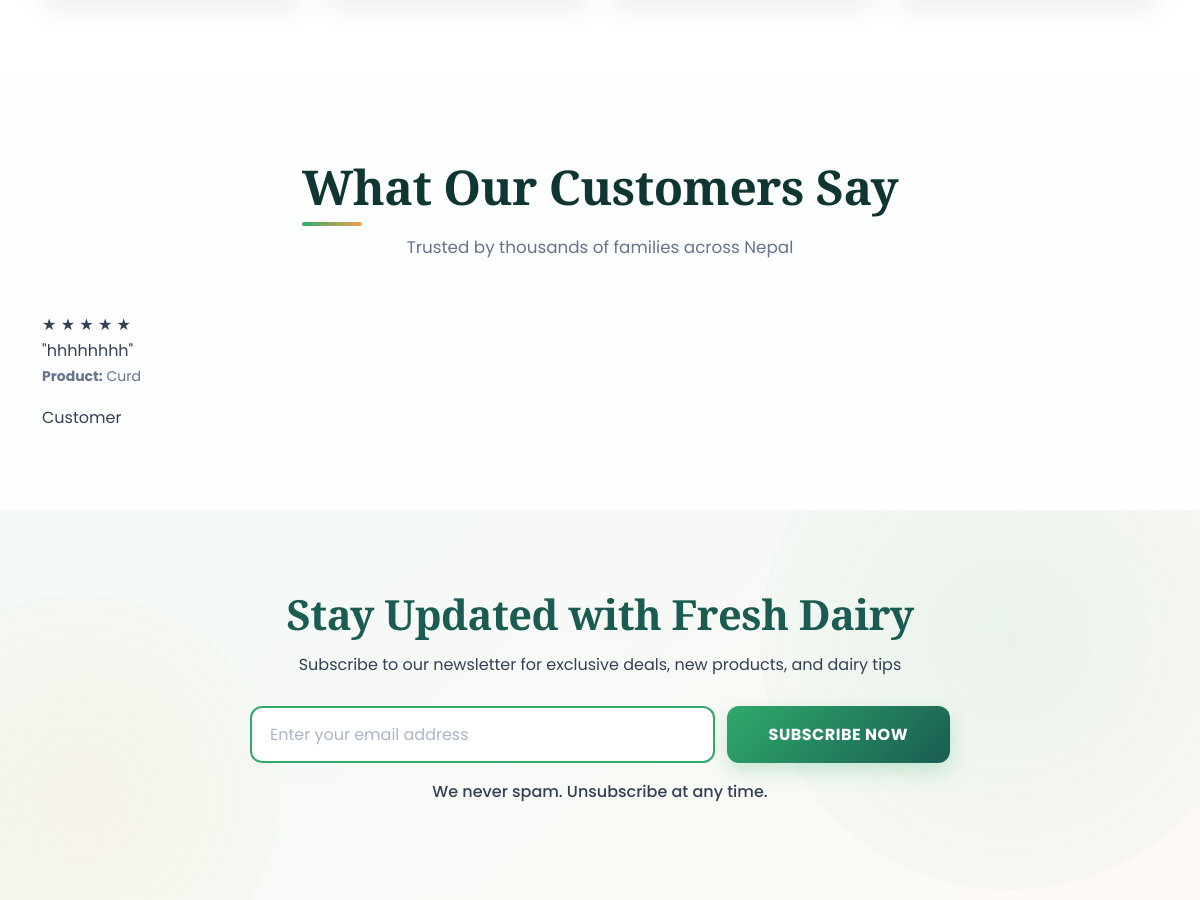
The app's page / (middle part), older data.
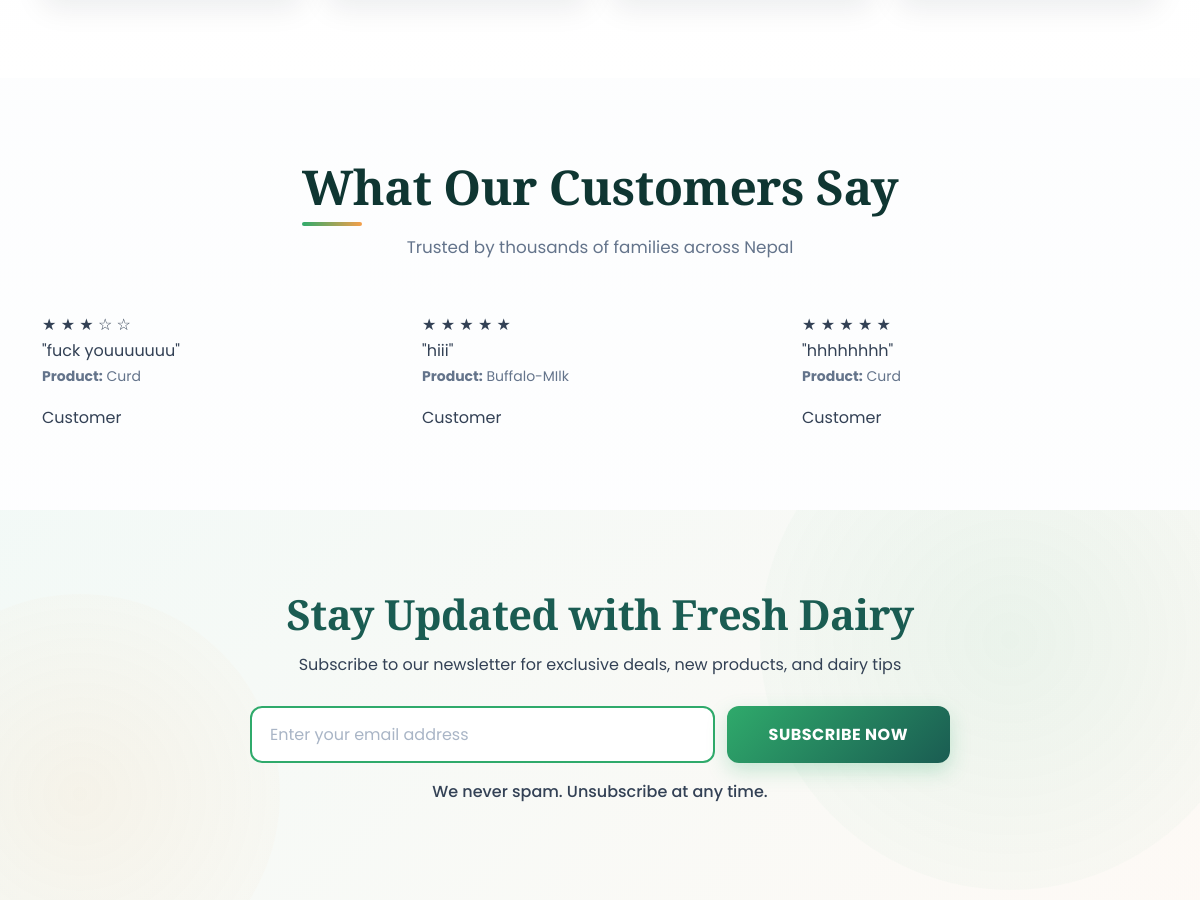
The same page, newer data.
### app/models.py (models this page shows, shortened)
class ProductReview(models.Model):
    product = models.ForeignKey(Product, on_delete=models.CASCADE, related_name='reviews')
    user = models.ForeignKey(User, on_delete=models.CASCADE)
    rating = models.PositiveSmallIntegerField(validators=[MinValueValidator(1), MaxValueValidator(5)])
    title = models.CharField(max_length=120, blank=True)
    body = models.TextField(blank=True)
    created_at = models.DateTimeField(auto_now_add=True)
    class Meta:
        unique_together = ('product', 'user')
        ordering = ['-created_at']

class Product(models.Model):
    title = models.CharField(max_length=100)
    selling_price = models.FloatField()
    discounted_price = models.FloatField()
    description = models.TextField()
    composition = models.TextField(default='')
    prodapp = models.TextField(default='')
    category = models.CharField(choices=CATEGORY_CHOICES, max_length=2)
    product_image = models.ImageField(upload_to='product')
    farmer = models.ForeignKey('Farmer', on_delete=models.SET_NULL, null=True, blank=True, related_name='products')

### app/views.py (the view)
# urls.py: path('', views.home, name='home'),
def home(request):
    reviews = ProductReview.objects.select_related('user', 'product').order_by('-created_at')[:6]
    return render(request,"app/home.html",{'reviews': reviews})

### app/context_processors.py (called while the page is built)
def cart_item_count(request):
    totalitem = 0
    if request.user.is_authenticated:
        totalitem = Cart.objects.filter(user=request.user).count()
    return {'totalitem': totalitem}

### app/templates/app/home.html (shortened to what this page needs)
{% extends "app/base.html" %}
{% load static %}
{% block main-content %}
<section class="section subscribe-save-section">
</section>
<section class="section">
    <div class="container">
        <div class="text-center mb-5">
            <h2 class="section-title">What Our Customers Say</h2>
            <p class="section-lead">Trusted by thousands of families across Nepal</p>
        </div>
        <div class="row gy-4">
            {% if reviews %}
                {% for review in reviews %}
                    <div class="col-md-6 col-lg-4">
                        <div class="testimonial-card">
                            <div class="testimonial-stars">
                                {% for i in "12345" %}
                                    {% if forloop.counter <= review.rating %}★{% else %}☆{% endif %}
                                {% endfor %}
                            </div>
                            <p class="testimonial-text">
                                "{{ review.body }}"
                                <br>
                                <small style="font-style: normal; color: var(--ink-500);">
                                    <strong>Product:</strong> {{ review.product.title }}
                                </small>
                            </p>
                            <div class="testimonial-author">
                                <div>
                                    <div class="author-location">Customer</div>
                                </div>
                            </div>
                        </div>
                    </div>
                {% endfor %}
            {% else %}
                <div class="col-12 text-center">
                    <p class="text-muted" style="font-size: 1.1rem;">No customer reviews yet. Be the first to share your experience!</p>
                </div>
            {% endif %}
        </div>
    </div>
</section>
<section class="section newsletter-section">
    <div class="container">
        <div class="newsletter-content">
            <h2>Stay Updated with Fresh Dairy</h2>
            <p>Subscribe to our newsletter for exclusive deals, new products, and dairy tips</p>
            <form class="newsletter-form">
                <input type="email" placeholder="Enter your email address" required>
                <button type="submit" class="btn btn-brand">Subscribe Now</button>
            </form>
            <p class="newsletter-note">We never spam. Unsubscribe at any time.</p>
        </div>
    </div>
</section>
{% endblock main-content %}

Row changes from the older to the newer data that the page shows:
added ProductReview: rating 3 (drawn), body "fuck youuuuuuu", product "Curd"
added ProductReview: rating 5 (drawn), body "hiii", product "Buffalo-MIlk"
